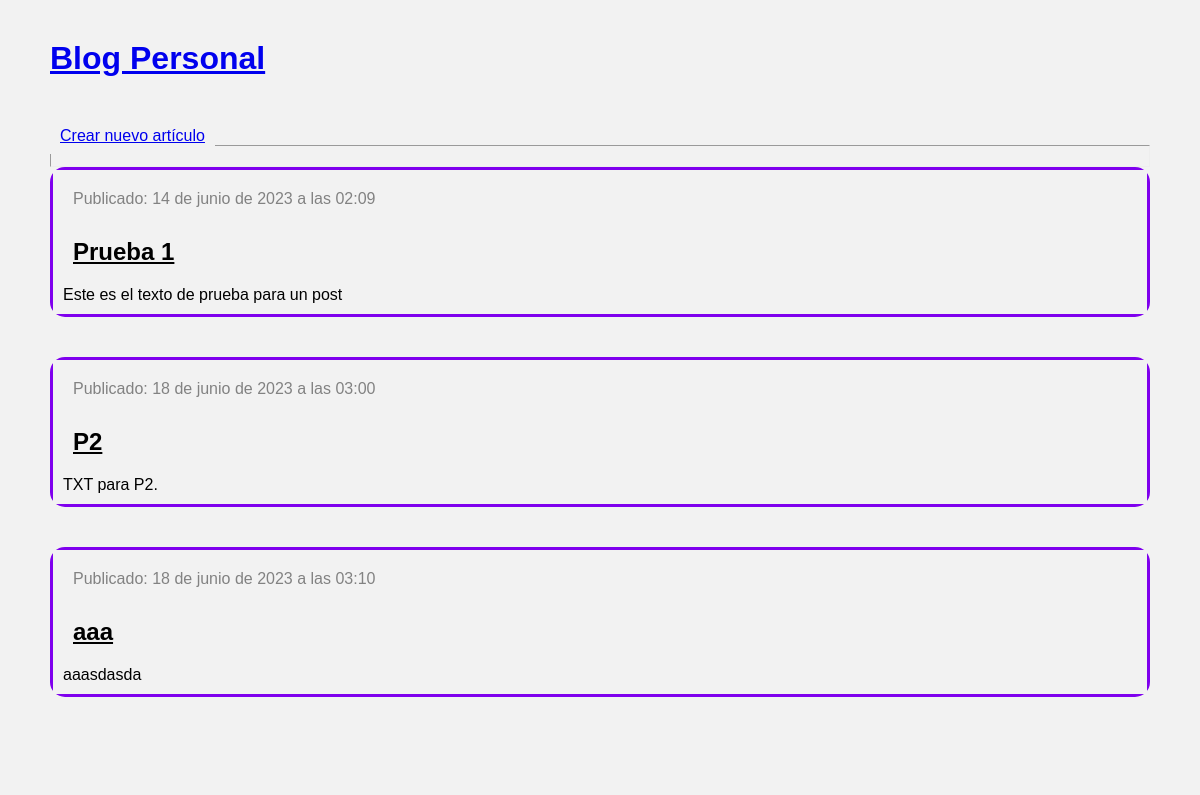
The page / on the database its author committed.
### blog/models.py (models this page shows, shortened)
class Post(models.Model):
    author = models.ForeignKey(settings.AUTH_USER_MODEL, on_delete=models.CASCADE)
    title = models.CharField(max_length=200)
    text = models.TextField()
    created_date = models.DateTimeField(
            default=timezone.now)
    published_date = models.DateTimeField(
            blank=True, null=True)

### blog/views.py (the view)
# urls.py: path('', views.post_list, name='post_list'),
def post_list(request):
    posts = Post.objects.filter(published_date__lte=timezone.now()).order_by('published_date')
    return render(request, 'blog/post_list.html', {'posts': posts})

### templates/blog/post_list.html
{% extends 'blog/base.html' %}
{% block content %}
    <a href="{% url 'crear_articulo' %}">Crear nuevo artículo</a>
    <hr>
    {% for post in posts %}
        <div class="post">
            <div class="date">
                <p>Publicado: {{ post.published_date }}</p>
            </div>
            <h2><a href="{% url 'listar_articulos' pk=post.pk %}">{{ post.title }}</a></h2>
            <p>{{ post.text|linebreaksbr }}</p>
        </div>
    {% endfor %}
{% endblock %}

### templates/blog/style.css (style rules this page uses)
* { font-family: Arial, sans-serif; background-color: #f2f2f2; margin: 0; padding: 10px; }
h1, h2, h3, h4 { font-family: 'Old Standard TT', serif; }
.date { color: #828282; }
.post { margin-bottom: 40px; background-color: rgb(127, 0, 238); border-radius: 15px; padding: 3px; }
.post h2 a, .post h2 a:visited { color: #000000; }

### rows shown on the page
Post: published_date "14 de junio de 2023 a las 02:09", title "Prueba 1", text "Este es el texto de prueba para un post"
Post: published_date "18 de junio de 2023 a las 03:00", title "P2", text "TXT para P2."
Post: published_date "18 de junio de 2023 a las 03:10", title "aaa", text "aaasdasda"
